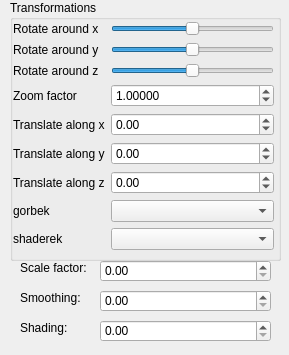
<?xml version="1.0" encoding="UTF-8"?>
<ui version="4.0">
 <class>SideWidget</class>
 <widget class="QWidget" name="SideWidget">
  <property name="geometry">
   <rect>
    <x>0</x>
    <y>0</y>
    <width>289</width>
    <height>355</height>
   </rect>
  </property>
  <property name="sizePolicy">
   <sizepolicy hsizetype="Fixed" vsizetype="Preferred">
    <horstretch>0</horstretch>
    <verstretch>0</verstretch>
   </sizepolicy>
  </property>
  <property name="minimumSize">
   <size>
    <width>269</width>
    <height>0</height>
   </size>
  </property>
  <property name="windowTitle">
   <string>Form</string>
  </property>
  <widget class="QGroupBox" name="groupBox">
   <property name="geometry">
    <rect>
     <x>10</x>
     <y>0</y>
     <width>271</width>
     <height>261</height>
    </rect>
   </property>
   <property name="title">
    <string>Transformations</string>
   </property>
   <widget class="QWidget" name="layoutWidget">
    <property name="geometry">
     <rect>
      <x>3</x>
      <y>21</y>
      <width>261</width>
      <height>236</height>
     </rect>
    </property>
    <layout class="QFormLayout" name="formLayout">
     <item row="0" column="0">
      <widget class="QLabel" name="label">
       <property name="text">
        <string>Rotate around x</string>
       </property>
       <property name="buddy">
        <cstring>rotate_x_slider</cstring>
       </property>
      </widget>
     </item>
     <item row="0" column="1">
      <widget class="QSlider" name="rotate_x_slider">
       <property name="minimum">
        <number>-180</number>
       </property>
       <property name="maximum">
        <number>180</number>
       </property>
       <property name="orientation">
        <enum>Qt::Horizontal</enum>
       </property>
      </widget>
     </item>
     <item row="1" column="0">
      <widget class="QLabel" name="label_2">
       <property name="text">
        <string>Rotate around y</string>
       </property>
       <property name="buddy">
        <cstring>rotate_y_slider</cstring>
       </property>
      </widget>
     </item>
     <item row="1" column="1">
      <widget class="QSlider" name="rotate_y_slider">
       <property name="minimum">
        <number>-180</number>
       </property>
       <property name="maximum">
        <number>180</number>
       </property>
       <property name="orientation">
        <enum>Qt::Horizontal</enum>
       </property>
      </widget>
     </item>
     <item row="2" column="0">
      <widget class="QLabel" name="label_3">
       <property name="text">
        <string>Rotate around z</string>
       </property>
       <property name="buddy">
        <cstring>rotate_z_slider</cstring>
       </property>
      </widget>
     </item>
     <item row="2" column="1">
      <widget class="QSlider" name="rotate_z_slider">
       <property name="minimum">
        <number>-180</number>
       </property>
       <property name="maximum">
        <number>180</number>
       </property>
       <property name="orientation">
        <enum>Qt::Horizontal</enum>
       </property>
      </widget>
     </item>
     <item row="3" column="0">
      <widget class="QLabel" name="label_4">
       <property name="text">
        <string>Zoom factor</string>
       </property>
       <property name="buddy">
        <cstring>zoom_factor_spin_box</cstring>
       </property>
      </widget>
     </item>
     <item row="3" column="1">
      <widget class="QDoubleSpinBox" name="zoom_factor_spin_box">
       <property name="toolTip">
        <string/>
       </property>
       <property name="decimals">
        <number>5</number>
       </property>
       <property name="minimum">
        <double>0.000100000000000</double>
       </property>
       <property name="maximum">
        <double>10000.000000000000000</double>
       </property>
       <property name="singleStep">
        <double>0.100000000000000</double>
       </property>
       <property name="value">
        <double>1.000000000000000</double>
       </property>
      </widget>
     </item>
     <item row="4" column="0">
      <widget class="QLabel" name="label_5">
       <property name="text">
        <string>Translate along x</string>
       </property>
       <property name="buddy">
        <cstring>trans_x_spin_box</cstring>
       </property>
      </widget>
     </item>
     <item row="4" column="1">
      <widget class="QDoubleSpinBox" name="trans_x_spin_box">
       <property name="minimum">
        <double>-100.000000000000000</double>
       </property>
       <property name="maximum">
        <double>100.000000000000000</double>
       </property>
       <property name="singleStep">
        <double>0.100000000000000</double>
       </property>
      </widget>
     </item>
     <item row="5" column="0">
      <widget class="QLabel" name="label_6">
       <property name="text">
        <string>Translate along y</string>
       </property>
       <property name="buddy">
        <cstring>trans_y_spin_box</cstring>
       </property>
      </widget>
     </item>
     <item row="5" column="1">
      <widget class="QDoubleSpinBox" name="trans_y_spin_box">
       <property name="minimum">
        <double>-100.000000000000000</double>
       </property>
       <property name="maximum">
        <double>100.000000000000000</double>
       </property>
       <property name="singleStep">
        <double>0.100000000000000</double>
       </property>
      </widget>
     </item>
     <item row="6" column="0">
      <widget class="QLabel" name="label_7">
       <property name="text">
        <string>Translate along z</string>
       </property>
       <property name="buddy">
        <cstring>trans_z_spin_box</cstring>
       </property>
      </widget>
     </item>
     <item row="6" column="1">
      <widget class="QDoubleSpinBox" name="trans_z_spin_box">
       <property name="minimum">
        <double>-100.000000000000000</double>
       </property>
       <property name="maximum">
        <double>100.000000000000000</double>
       </property>
       <property name="singleStep">
        <double>0.100000000000000</double>
       </property>
      </widget>
     </item>
     <item row="7" column="1">
      <widget class="QComboBox" name="comboBox"/>
     </item>
     <item row="7" column="0">
      <widget class="QLabel" name="label_8">
       <property name="text">
        <string>gorbek</string>
       </property>
      </widget>
     </item>
     <item row="8" column="1">
      <widget class="QComboBox" name="cb_shaders"/>
     </item>
     <item row="8" column="0">
      <widget class="QLabel" name="lb_shaderek">
       <property name="text">
        <string>shaderek</string>
       </property>
      </widget>
     </item>
    </layout>
   </widget>
  </widget>
  <widget class="QDoubleSpinBox" name="doubleSpinBox">
   <property name="geometry">
    <rect>
     <x>100</x>
     <y>260</y>
     <width>171</width>
     <height>22</height>
    </rect>
   </property>
  </widget>
  <widget class="QDoubleSpinBox" name="doubleSpinBox_2">
   <property name="geometry">
    <rect>
     <x>100</x>
     <y>290</y>
     <width>171</width>
     <height>22</height>
    </rect>
   </property>
  </widget>
  <widget class="QDoubleSpinBox" name="doubleSpinBox_3">
   <property name="geometry">
    <rect>
     <x>100</x>
     <y>320</y>
     <width>171</width>
     <height>22</height>
    </rect>
   </property>
  </widget>
  <widget class="QLabel" name="lb_scale">
   <property name="geometry">
    <rect>
     <x>20</x>
     <y>260</y>
     <width>71</width>
     <height>16</height>
    </rect>
   </property>
   <property name="text">
    <string>Scale factor:</string>
   </property>
  </widget>
  <widget class="QLabel" name="label_9">
   <property name="geometry">
    <rect>
     <x>20</x>
     <y>290</y>
     <width>61</width>
     <height>16</height>
    </rect>
   </property>
   <property name="text">
    <string>Smoothing:</string>
   </property>
  </widget>
  <widget class="QLabel" name="label_10">
   <property name="geometry">
    <rect>
     <x>20</x>
     <y>320</y>
     <width>61</width>
     <height>16</height>
    </rect>
   </property>
   <property name="text">
    <string>Shading:</string>
   </property>
  </widget>
 </widget>
 <resources/>
 <connections/>
</ui>
